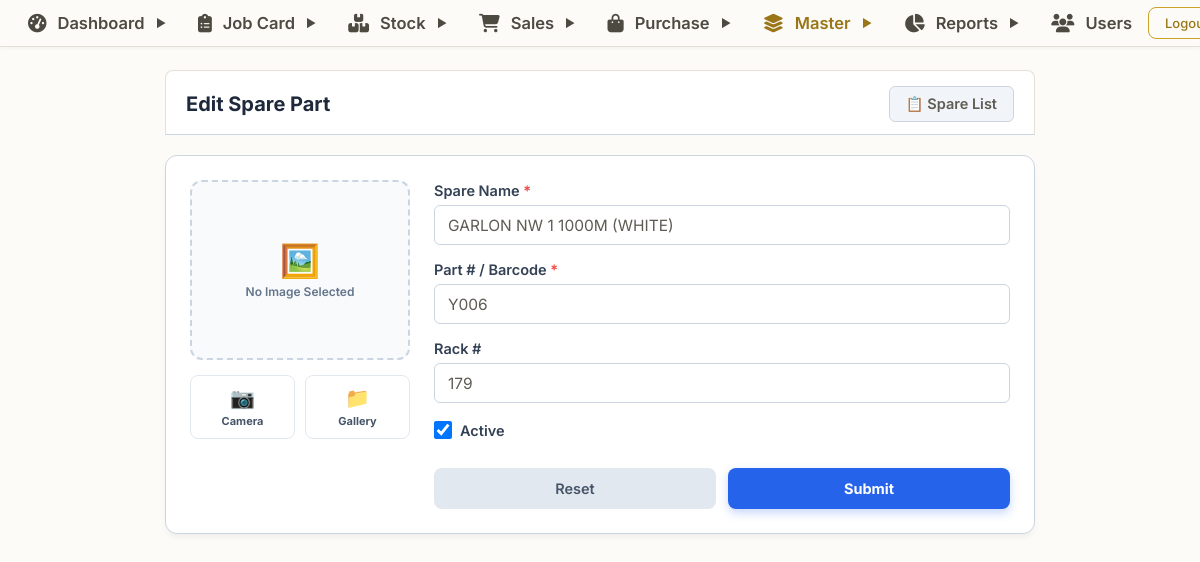
/spares/edit_spare.php?id=50 (signed in), run on the app's committed database.
### tables this page shows
CREATE TABLE `spares` (
  `id` bigint NOT NULL AUTO_INCREMENT,
  `createdBy` varchar(255) DEFAULT NULL,
  `createdOn` datetime(6) DEFAULT NULL,
  `modifiedBy` varchar(255) DEFAULT NULL,
  `modifiedOn` datetime(6) DEFAULT NULL,
  `active` bit(1) NOT NULL,
  `partNo` varchar(255) DEFAULT NULL,
  `picture` varchar(255) DEFAULT NULL,
  `rackNumber` varchar(255) DEFAULT NULL,
  `spareName` varchar(255) DEFAULT NULL,
  PRIMARY KEY (`id`)
);

### spares/edit_spare.php (the view, shortened to what this page needs)
<?php
require_once("../config/db.php");
$id = (int) $_GET['id'];
$query = "SELECT * FROM spares WHERE id = $id";
$result = mysqli_query($conn, $query);
$data = mysqli_fetch_assoc($result);
$picturePath = '';
?>
<?php include("../includes/header.php"); ?>
<div class="erp-container" style="max-width: 900px; width: 100%; margin: 20px auto; padding: 0 15px;">
    <div class="erp-header-bar" style="margin-bottom: 20px; border-bottom: 1px solid #cbd5e1; padding-bottom: 12px; display: flex; justify-content: space-between; align-items: center;">
        <div class="erp-header-title" style="font-size: 20px; font-weight: 700; color: #1e293b;">Edit Spare Part</div>
        <div class="erp-header-actions">
            <a href="list_spare.php" class="btn-erp btn-erp-secondary" style="background: #f1f5f9; color: #475569; border: 1px solid #cbd5e1; padding: 8px 16px; border-radius: 6px; font-weight: 600; text-decoration: none;">📋 Spare List</a>
        </div>
    </div>
    <div class="erp-card" style="background: #ffffff; border: 1px solid #cbd5e1; border-radius: 12px; padding: 24px; box-shadow: 0 4px 6px -1px rgba(0,0,0,0.05);">
        <form method="POST" enctype="multipart/form-data" id="spareEditForm">
            <div class="erp-form-grid" style="display: grid; grid-template-columns: 220px 1fr; gap: 24px;">
                <div>
                    <div class="image-box" onclick="triggerSpareCamera()"
                        style="width:100%; height:180px; border:2px dashed #cbd5e1; display:flex; flex-direction:column; justify-content:center; align-items:center; cursor:pointer; background:#f8fafc; border-radius:12px; overflow:hidden; position:relative;">
                        <div id="imagePlaceholder" style="text-align:center; color:#64748b; display:<?= empty($picturePath) ? 'block' : 'none' ?>;">
                            <span style="font-size:32px; display:block;">🖼️</span>
                            <span style="font-size:12px; font-weight:600;">No Image Selected</span>
                        </div>
                    </div>
                    <div style="margin-top:15px; display:grid; grid-template-columns: 1fr 1fr; gap:10px;">
                        <button type="button" class="choice-btn" onclick="triggerSpareCamera()"
                            style="padding:10px; background:#fff; border:1px solid #e2e8f0; border-radius:8px; cursor:pointer; display:flex; flex-direction:column; align-items:center; transition:0.2s;">
                            <span style="font-size:20px;">📷</span>
                            <span style="font-size:11px; font-weight:700; color:#475569; margin-top:4px;">Camera</span>
                        </button>
                        <button type="button" class="choice-btn" onclick="document.getElementById('img').click()"
                            style="padding:10px; background:#fff; border:1px solid #e2e8f0; border-radius:8px; cursor:pointer; display:flex; flex-direction:column; align-items:center; transition:0.2s;">
                            <span style="font-size:20px;">📁</span>
                            <span style="font-size:11px; font-weight:700; color:#475569; margin-top:4px;">Gallery</span>
                        </button>
                    </div>
                </div>
                <div>
                    <div class="erp-form-group" style="margin-bottom: 16px;">
                        <label class="erp-label" style="display: block; margin-bottom: 6px; font-weight: 600; color: #334155; font-size: 13.5px;">Spare Name <span style="color:#ef4444;">*</span></label>
                        <input type="text" name="spareName" value="<?= htmlspecialchars($data['spareName']) ?>" required class="erp-input" placeholder="Spare Name" style="width: 100%; border: 1.5px solid #cbd5e1; border-radius: 6px; padding: 8px 12px; font-size: 14px; box-sizing: border-box;">
                    </div>
                    <div class="erp-form-group" style="margin-bottom: 16px;">
                        <label class="erp-label" style="display: block; margin-bottom: 6px; font-weight: 600; color: #334155; font-size: 13.5px;">Part # / Barcode <span style="color:#ef4444;">*</span></label>
                        <input type="text" name="partNo" value="<?= htmlspecialchars($data['partNo']) ?>" required class="erp-input" placeholder="Part Number or Barcode" style="width: 100%; border: 1.5px solid #cbd5e1; border-radius: 6px; padding: 8px 12px; font-size: 14px; box-sizing: border-box;">
                    </div>
                    <div class="erp-form-group" style="margin-bottom: 16px;">
                        <label class="erp-label" style="display: block; margin-bottom: 6px; font-weight: 600; color: #334155; font-size: 13.5px;">Rack #</label>
                        <input type="text" name="rackNumber" value="<?= htmlspecialchars($data['rackNumber'] ?? '') ?>" class="erp-input" placeholder="Rack Number" style="width: 100%; border: 1.5px solid #cbd5e1; border-radius: 6px; padding: 8px 12px; font-size: 14px; box-sizing: border-box;">
                    </div>
                    <div class="erp-form-group" style="margin-bottom: 20px;">
                        <label class="erp-label" style="display:inline-flex; align-items:center; gap:8px; font-weight:600; color:#334155; font-size:14px; cursor:pointer;">
                            <input type="checkbox" name="active" <?= $data['active'] ? 'checked' : '' ?> style="width:18px; height:18px;"> Active
                        </label>
                    </div>
                    <div style="margin-top:24px; display:flex; gap:12px;">
                        <button type="reset" onclick="resetFormImage()" style="flex: 1; padding: 12px 0; background: #e2e8f0; color: #475569; border: none; border-radius: 8px; font-weight: 600; font-size: 14.5px; cursor: pointer;">Reset</button>
                        <button type="submit" style="flex: 1; padding: 12px 0; background: #2563eb; color: #ffffff; border: none; border-radius: 8px; font-weight: 700; font-size: 14.5px; cursor: pointer; box-shadow: 0 4px 10px rgba(37, 99, 235, 0.25);">Submit</button>
                    </div>
                </div>
            </div>
        </form>
    </div>
</div>
<?php include("../includes/footer.php"); ?>

### includes/header.php (style rules this page uses)
* { box-sizing: border-box; margin: 0; padding: 0; }
body { font-family: 'Inter', Arial, sans-serif; background: #f4f6f9; padding-top: 50px; padding-bottom: 16px; }

### data on the page
spares: spareName "GARLON NW 1 1000M (WHITE)", partNo "Y006", rackNumber "179", active "☑"
